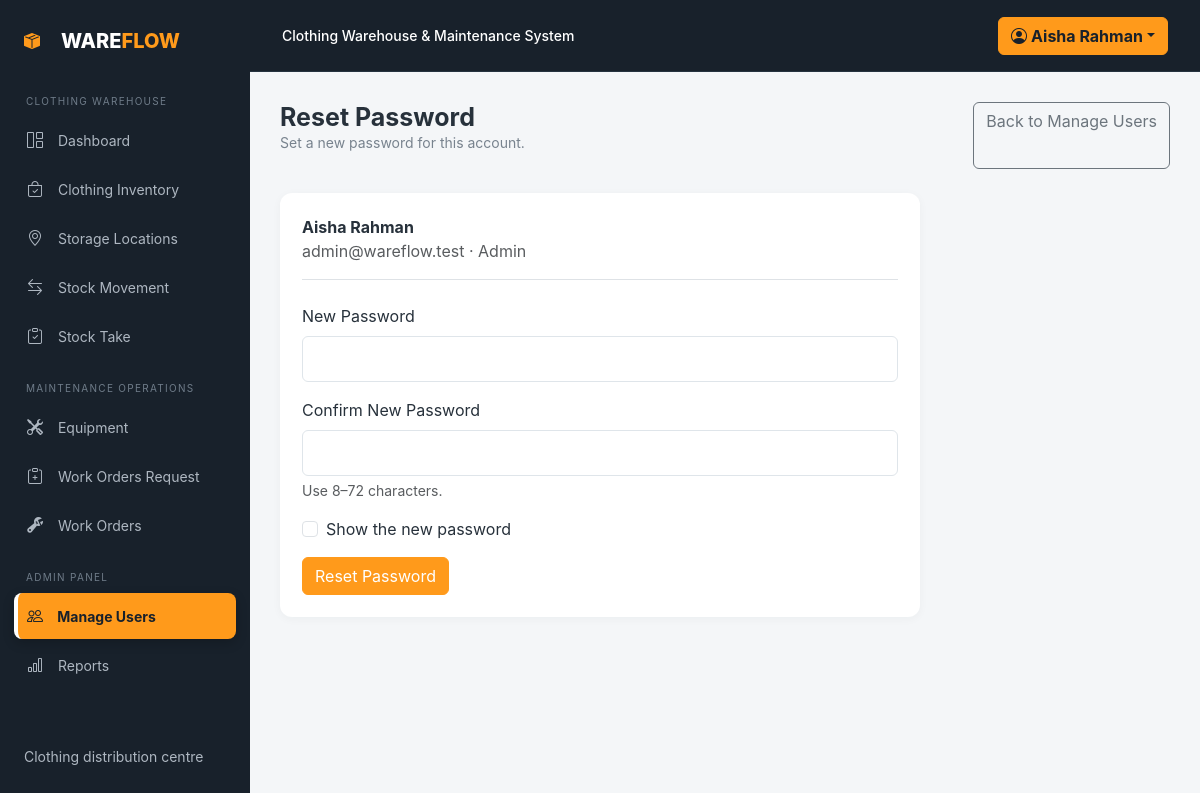
Screenshot of /users/reset_password.php?id=1 (signed in) with the database file from the repository.
### tables this page shows
CREATE TABLE users (id INT AUTO_INCREMENT PRIMARY KEY,name VARCHAR(100) NOT NULL,email VARCHAR(120) NOT NULL UNIQUE,password VARCHAR(255) NOT NULL,role ENUM('Admin','Maintenance Staff','Warehouse Staff') NOT NULL,is_active TINYINT(1) NOT NULL DEFAULT 1,created_at TIMESTAMP DEFAULT CURRENT_TIMESTAMP,updated_at TIMESTAMP DEFAULT CURRENT_TIMESTAMP ON UPDATE CURRENT_TIMESTAMP);

### includes/auth.php (called while the page is built, shortened)
<?php
function e($value) { return htmlspecialchars((string)$value, ENT_QUOTES, 'UTF-8'); }

### users/reset_password.php (the view, shortened to what this page needs)
<?php
require_once __DIR__.'/../config/database.php';
require_once __DIR__.'/../includes/auth.php';
$id=(int)($_GET['id']??0);
$query=$pdo->prepare('SELECT id,name,email,role FROM users WHERE id=?');
$query->execute([$id]);$target=$query->fetch(PDO::FETCH_ASSOC);
$page_title='Reset Password';require __DIR__.'/../includes/header.php';
?>
<div class="d-flex justify-content-between mb-4"><div><h1 class="page-heading">Reset Password</h1><p class="page-subtitle">Set a new password for this account.</p></div><a class="btn btn-outline-secondary" href="index.php">Back to Manage Users</a></div>
<div class="panel" style="max-width:640px"><div class="border-bottom pb-3 mb-4"><b><?=e($target['name'])?></b><div class="text-muted"><?=e($target['email'])?> · <?=e($target['role'])?></div></div>
<form method="post"><input type="hidden" name="csrf" value="<?=e(csrf_token())?>"><label class="form-label" for="newPassword">New Password</label><input class="form-control mb-3" type="password" id="newPassword" name="new_password" minlength="8" maxlength="72" autocomplete="new-password" required><label class="form-label" for="confirmPassword">Confirm New Password</label><input class="form-control" type="password" id="confirmPassword" name="confirm_password" minlength="8" maxlength="72" autocomplete="new-password" required><div class="form-text">Use 8–72 characters.</div><div class="form-check my-3"><input type="checkbox" class="form-check-input" id="showPassword"><label class="form-check-label" for="showPassword">Show the new password</label></div><button class="btn btn-primary" type="submit">Reset Password</button></form></div>
<?php require __DIR__.'/../includes/footer.php';?>

### assets/css/style.css (style rules this page uses)
:root { --orange:#ff9a1b;--dark:#18212b;--muted:#f4f6f8 }
* { box-sizing:border-box }
body { background:var(--muted);color:#27313b;font-family:Inter,system-ui,-apple-system,Arial,sans-serif }
.page-heading { font-size:25px;font-weight:700;margin:0 }
.page-subtitle { color:#78838e;font-size:14px }
.metric-card,.panel { border:0;border-radius:12px;background:#fff;box-shadow:0 2px 10px #1d2b3b0a }
.panel { padding:22px }
.btn-primary { background:var(--orange);border-color:var(--orange) }
.form-control,.form-select { border-color:#dfe5ea;padding:10px }

### rows the page displays
users: name "Aisha Rahman", email "admin@wareflow.test", role "Admin"

### other values shown
tl('CLOTHING WAREHOUSE', '服装仓库') "CLOTHING WAREHOUSE"
t('dashboard') "Dashboard"
tl('Clothing Inventory', '服装库存') "Clothing Inventory"
tl('Storage Locations', '存储库位') "Storage Locations"
tl('Stock Movement', '库存作业') "Stock Movement"
tl('MAINTENANCE OPERATIONS', '维护作业') "MAINTENANCE OPERATIONS"
t('equipment') "Equipment"
t('requests') "Work Orders Request"
t('work_orders') "Work Orders"
t('reports') "Reports"
tl('Clothing distribution centre', '服装配送中心') "Clothing distribution centre"
t('system_name') "Clothing Warehouse & Maintenance System"
$_SESSION['user']['name'] "Aisha Rahman"
